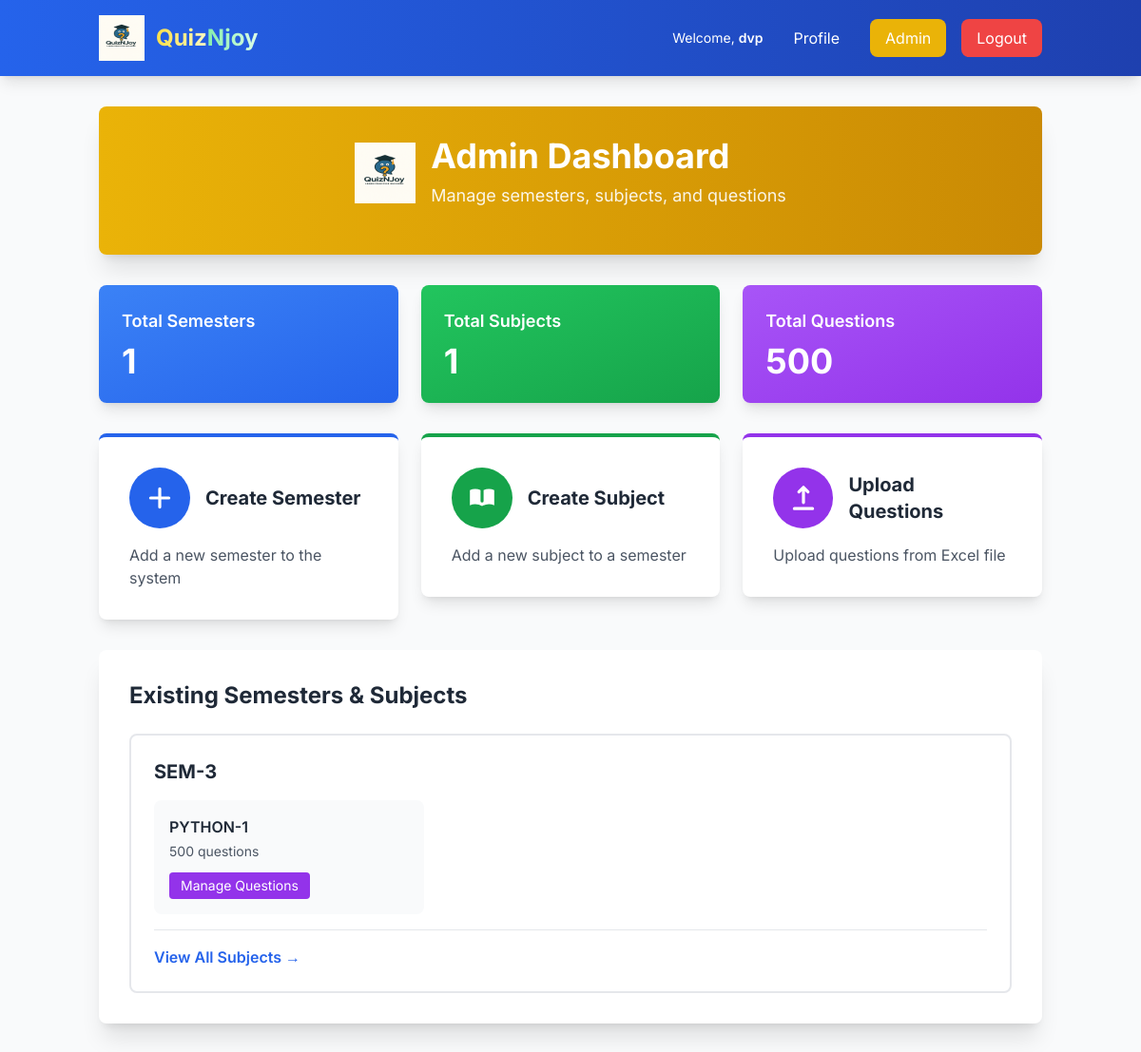
The app's page /semesters/admin/dashboard/ (signed in, upper part), older data.
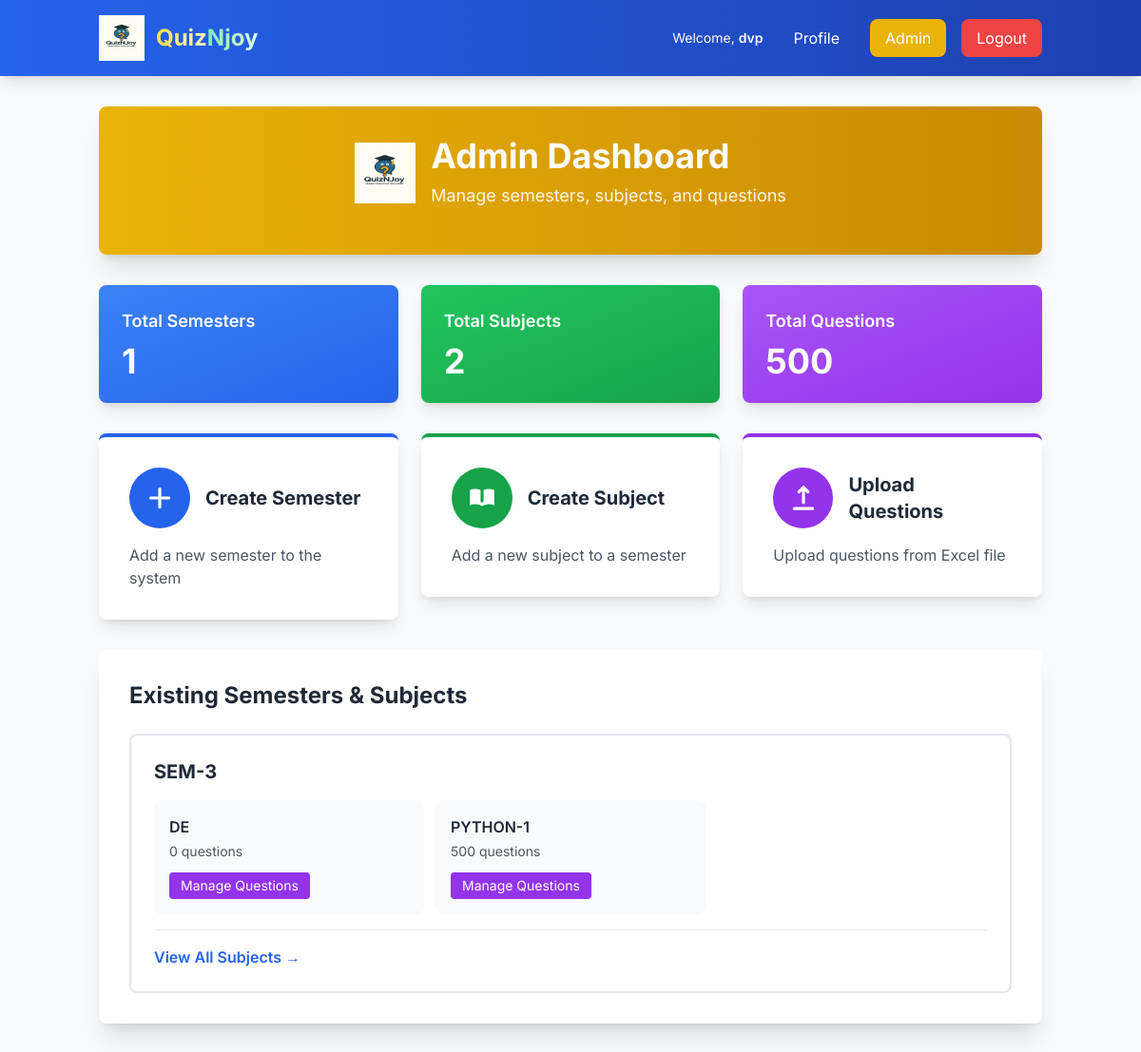
The same page, newer data.
### semesters/models.py (models this page shows, shortened)
class Semester(models.Model):
    name = models.CharField(max_length=100, unique=True)
    description = models.TextField(blank=True)
    created_at = models.DateTimeField(auto_now_add=True)
    class Meta:
        ordering = ['name']

class Subject(models.Model):
    semester = models.ForeignKey(Semester, on_delete=models.CASCADE, related_name='subjects')
    name = models.CharField(max_length=200)
    code = models.CharField(max_length=20, blank=True)
    created_at = models.DateTimeField(auto_now_add=True)
    class Meta:
        ordering = ['semester', 'name']
        unique_together = ['semester', 'name']

### semesters/views.py (the view)
# urls.py: path('admin/dashboard/', views.admin_dashboard, name='admin_dashboard'),
@staff_member_required
def admin_dashboard(request):
    semesters = Semester.objects.all()
    subjects = Subject.objects.all()
    questions_count = Question.objects.count()
    context = {
        'semesters': semesters,
        'subjects': subjects,
        'questions_count': questions_count,
    }
    return render(request, 'semesters/admin_dashboard.html', context)

### templates/semesters/admin_dashboard.html (shortened to what the changed rows need)
{% extends 'base.html' %}
{% block content %}
<div class="max-w-7xl mx-auto">
    <div class="bg-gradient-to-r from-yellow-500 to-yellow-600 text-white rounded-lg shadow-xl p-8 mb-8">
        {% load static %}
        <div class="flex items-center justify-center mb-4">
            <div>
                <h1 class="text-4xl font-bold mb-2">Admin Dashboard</h1>
            </div>
        </div>
    </div>
    <div class="grid grid-cols-1 md:grid-cols-3 gap-6 mb-8">
        <div class="bg-gradient-to-br from-green-500 to-green-600 text-white p-6 rounded-lg shadow-lg">
            <h3 class="text-lg font-semibold mb-2">Total Subjects</h3>
            <p class="text-4xl font-bold">{{ subjects.count }}</p>
        </div>
    </div>
    <div class="bg-white rounded-lg shadow-xl p-8 mb-8">
        <h2 class="text-2xl font-bold text-gray-800 mb-6">Existing Semesters & Subjects</h2>
        {% if semesters %}
            <div class="space-y-6">
                {% for semester in semesters %}
                    <div class="border-2 border-gray-200 rounded-lg p-6 hover:border-blue-600 transition duration-300">
                        <h3 class="text-xl font-bold text-gray-800 mb-3">{{ semester.name }}</h3>
                        {% if semester.subjects.all %}
                            <div class="grid grid-cols-1 md:grid-cols-2 lg:grid-cols-3 gap-3 mt-4">
                                {% for subject in semester.subjects.all %}
                                    <div class="bg-gray-50 p-4 rounded-lg">
                                        <h4 class="font-semibold text-gray-800 mb-1">{{ subject.name }}</h4>
                                        <p class="text-sm text-gray-600 mb-3">{{ subject.questions.count }} questions</p>
                                        <a href="{% url 'semesters:manage_questions' subject.id %}" class="inline-block bg-purple-600 hover:bg-purple-700 text-white px-3 py-1 rounded text-sm transition duration-300">
                                            Manage Questions
                                        </a>
                                    </div>
                                {% endfor %}
                            </div>
                        {% else %}
                            <p class="text-gray-500 text-sm">No subjects yet.</p>
                        {% endif %}
                        <div class="mt-4 pt-4 border-t">
                            <a href="{% url 'semesters:manage_subjects' semester.id %}" class="text-blue-600 hover:text-blue-800 font-semibold">
                                View All Subjects →
                            </a>
                        </div>
                    </div>
                {% endfor %}
            </div>
        {% else %}
            <p class="text-gray-600 text-center py-8">No semesters created yet.</p>
        {% endif %}
    </div>
</div>
{% endblock %}

Row changes from the older to the newer data that the page shows:
added Subject: name "DE", questions.count "0"
Text that changed along with them:
{{ subjects.count }}: "1" → "2"
